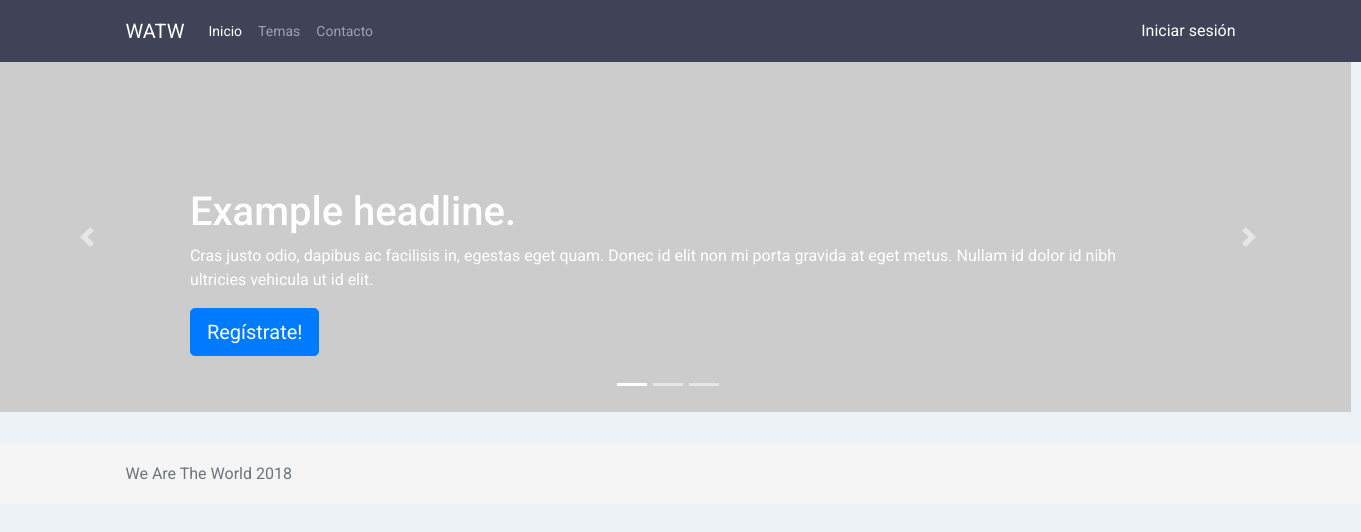
/, run on an earlier commit of the app's database.
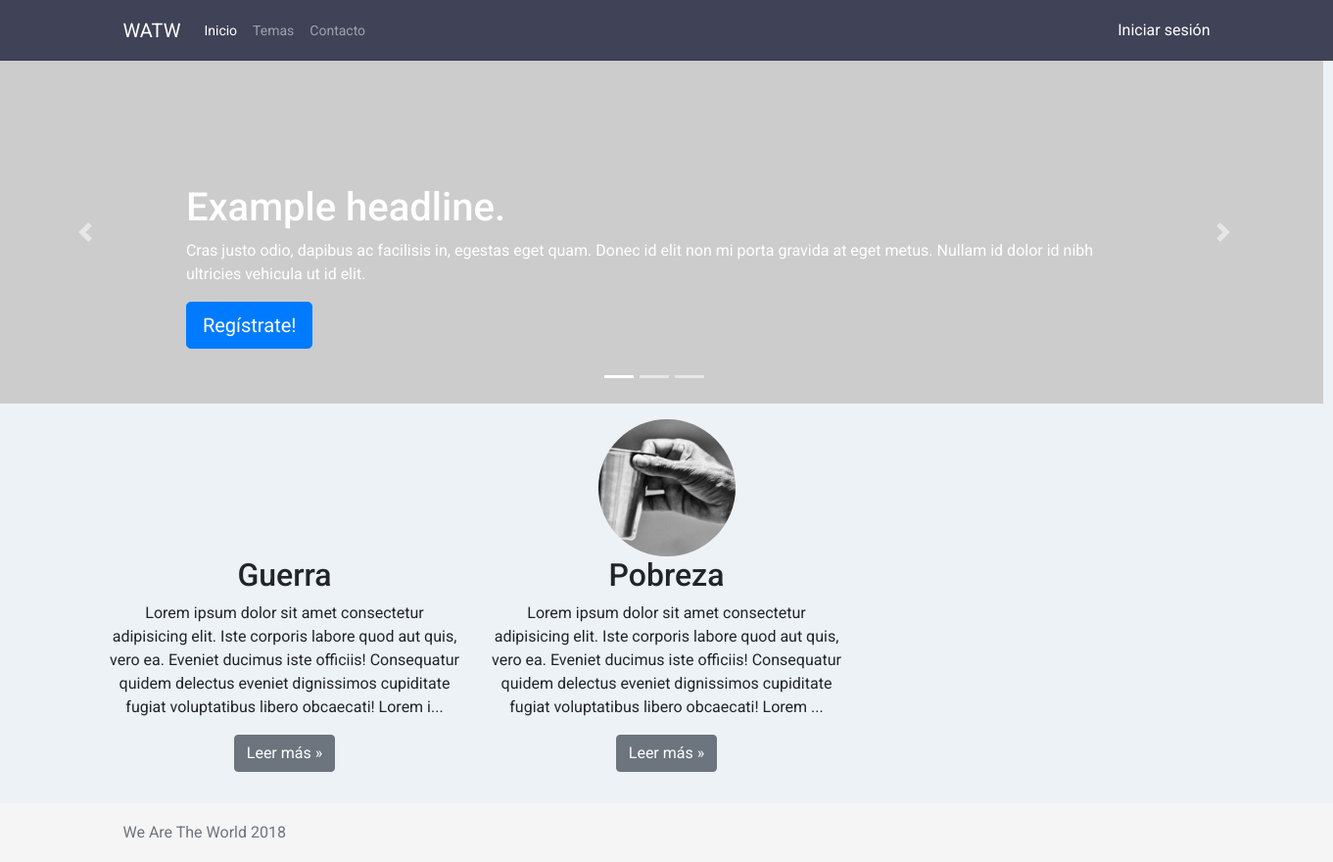
And on a later commit of the database.
### foro/models.py (models this page shows, shortened)
class Tema(models.Model):
	titulo=models.CharField(max_length=45)
	contenido=models.TextField()
	imagen=models.ImageField(upload_to='tema_imagen')
	fecha_creacion=models.DateField(auto_now_add=True)
	fecha_actualizacion=models.DateField(auto_now=True)

### core/views.py (the view)
# urls.py: path('', views.index, name="core.index")
def index(request):
    data = {}
    data['topics'] = Tema.objects.all().order_by('-id')[:3]
    template_name = 'core/index.html'
    return render(request, template_name, data)

### core/templates/core/index.html (shortened to what this page needs)
{% extends 'core/base.html' %}
{% block slide %}
<div class="row">
    <div id="myCarousel" class="carousel slide" data-ride="carousel">
        <ol class="carousel-indicators">
            <li data-target="#myCarousel" data-slide-to="0" class="active"></li>
            <li data-target="#myCarousel" data-slide-to="1"></li>
            <li data-target="#myCarousel" data-slide-to="2"></li>
        </ol>
        <div class="carousel-inner">
            <div class="carousel-item active">
            <img class="first-slide" src="https://picsum.photos/1366/350/?random=1" alt="First slide">
            <div class="container">
                <div class="carousel-caption text-left">
                <h1>Example headline.</h1>
                <p>Cras justo odio, dapibus ac facilisis in, egestas eget quam. Donec id elit non mi porta gravida at eget metus. Nullam id dolor id nibh ultricies vehicula ut id elit.</p>
                <p><a class="btn btn-lg btn-primary" href="{% url 'registro_foro' %}" role="button">Regístrate!</a></p>
                </div>
            </div>
            </div>
        </div>
        <a class="carousel-control-prev" href="#myCarousel" role="button" data-slide="prev">
            <span class="carousel-control-prev-icon" aria-hidden="true"></span>
        </a>
        <a class="carousel-control-next" href="#myCarousel" role="button" data-slide="next">
            <span class="carousel-control-next-icon" aria-hidden="true"></span>
        </a>
    </div>
</div>
{% endblock %}
{% block content %}
<div class="row">
    {% for topic in topics %}
    <div class="col-lg-4 text-center">
        <div class="topic-featured rounded-circle mx-auto" style="background-image: url('{{topic.imagen.url}}')"></div>
        <h2>{{topic.titulo}}</h2>
        <p>{{topic.contenido|truncatechars:240}}</p>
        <p><a class="btn btn-secondary" href="{% url 'topic.detail' topic.id %}" role="button">Leer más &raquo;</a></p>
    </div>
    {% endfor %}
</div>
{% endblock %}

What changed in the data, as far as the page shows it:
added Tema: titulo "Guerra", contenido "Lorem ipsum dolor sit amet consectetur adipisicing elit. Iste corporis labore quod aut quis, vero ea. Eveniet ducimus iste officiis! Consequatur quidem delectus eveniet dignissimos cupiditate fugiat voluptatibus libero obcaecati! Lorem i..."
added Tema: imagen (picture), titulo "Pobreza", contenido "Lorem ipsum dolor sit amet consectetur adipisicing elit. Iste corporis labore quod aut quis, vero ea. Eveniet ducimus iste officiis! Consequatur quidem delectus eveniet dignissimos cupiditate fugiat voluptatibus libero obcaecati! Lorem ..."
